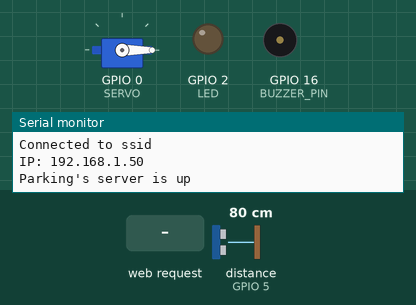
Recording of a sketch running on a simulated ESP8266 (NodeMCU). On the bench: servo, output pins drawn as LEDs (lit = HIGH), buzzer (waves = sounding, pin HIGH), the last lines printed to the serial monitor. The inputs (shaded band) are chosen by the test bench; at power-on: distance to the obstacle (sensor on GPIO 5) 80 cm. The echo pulse lasts 58.3 µs per cm; WiFi joins after 1.5 s; servers stay silent unless stated; pins used as bus, display or sensor lines are not drawn.

Above: at 3.7 s.
3.8 s: HTTP request GET /button?state=open received
At 4.05 s:
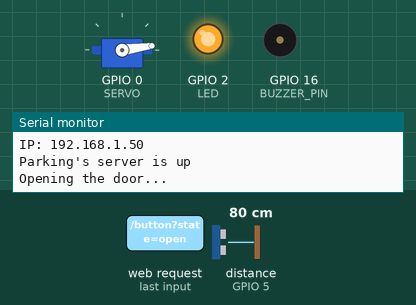
At 4.65 s:
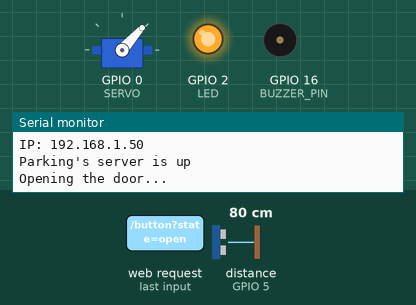
6.8 s: HTTP request GET /button?state=close received
At 6.95 s:
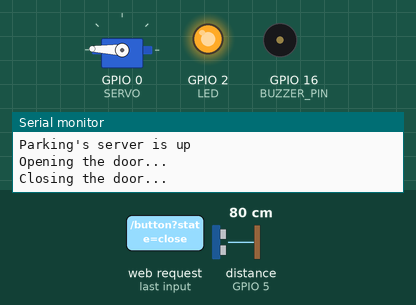
Timing chart, 0 to 12.1 s (numbered marks = the images above; inputs shaded):
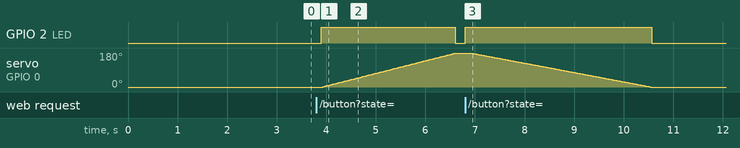

Measured:
- after the input at 3.8 s, GPIO 2 (LED): LOW → HIGH after 0.10 s, → LOW 2.7 s later; servo on GPIO 0 (SERVO): moves from 0° to 179° over 2.7 s, starting after 0.13 s
- after the input at 6.8 s, GPIO 2 (LED): LOW → HIGH at once, → LOW 3.8 s later

The sketch:

10._Parkingdoor.ino
```cpp
#include "ESP8266WiFi.h"
#include "ESP8266WebServer.h"
#include "webpage.h"
#include <Servo.h>

#define LED 2 // D4
#define SERVO 0 // D3
#define TRIGGER_PIN 4 // D2
#define ECHO_PIN 5 // D1
#define BUZZER_PIN 16 // D0

#define SOUND_VELOCITY 0.034
bool flag = true;

ESP8266WebServer server(80);
const String DOOR_IS_CLOSED = "DOOR_IS_CLOSED";
const String DOOR_IS_OPEN = "DOOR_IS_OPEN";
const String OPENING_DOOR = "OPENING_DOOR";
const String CLOSING_DOOR = "CLOSING_DOOR";
const String OBJECT_DETECTED = "OBJECT_DETECTED";

const char *ssid = "ssid";
const char *password = "password";
bool is_connected = false;
String doorState = DOOR_IS_CLOSED;
String command = "wait";
int open_time = 0;
String alert_text = "";
int alert_time = 0;
int pos = 0;
bool is_object_detected;
Servo myservo;

void webpage() {
  server.send(200, "text/html", webpage_html);
}

void button() {
  server.send(200, "text/plain", "state");
  command = server.arg("state");
}

void handle_NotFound() {
  server.send(404, "text/plain", "Not found");
}

void alert() {
  server.send(200, "text/plain", alert_text);
}

void setup() {
  Serial.begin(9600);
  delay(500);
  pinMode(LED, OUTPUT);
  myservo.attach(SERVO);
  myservo.write(0);
  pinMode (TRIGGER_PIN, OUTPUT);  //ultrasonic sensor output pin
  pinMode (ECHO_PIN, INPUT); //ultrasonic sensor input pin
  pinMode(BUZZER_PIN, OUTPUT);

  WiFi.begin(ssid, password);
  while (WiFi.status() != WL_CONNECTED) {
    Serial.print(".");
    delay(1000);
  }

  Serial.println();
  if (WiFi.status() == WL_CONNECTED) {
    Serial.print("Connected to ");
    Serial.println(ssid);
    Serial.print("IP: ");
    Serial.println(WiFi.localIP());
    is_connected = true;
  }

  if (is_connected) {
    server.on("/", webpage);
    server.on("/button", button);
    server.on("/alert", alert);
    server.onNotFound(handle_NotFound);
    server.begin();
    Serial.println("Parking's server is up");
  } else {
    Serial.println("Connection failed");
  }
}

float get_distance_in_cm() {
  long duration;
  // Clears the TRIGGER_PIN
  digitalWrite(TRIGGER_PIN, LOW);
  delayMicroseconds(2);
  // Sets the TRIGGER_PIN on HIGH state for 10 micro seconds
  digitalWrite(TRIGGER_PIN, HIGH);
  delayMicroseconds(10);
  digitalWrite(TRIGGER_PIN, LOW);
  // Reads the ECHO_PIN, returns the sound wave travel time in microseconds
  duration = pulseIn(ECHO_PIN, HIGH);
  // return the distance
  return duration * SOUND_VELOCITY / 2;
}

void open_door() {
  digitalWrite(LED, HIGH);
  while (pos < 180) {
    myservo.write(pos);
    delay(15);
    pos += 1;
  }
  open_time = millis();
  digitalWrite(LED, LOW);
  doorState = DOOR_IS_OPEN;
  alert_text = DOOR_IS_OPEN;
  command = "wait";
}
void close_door() {
  digitalWrite(LED, HIGH);
  alert_text = CLOSING_DOOR;
  if (flag) {
    flag = false;
    delay(100);
    return;
  }
  flag = true;
  Serial.println("Closing the door...");
  for (pos = 180; pos >= 0; pos -= 1) {
    int dist = get_distance_in_cm();
    if (dist < 10) {
      alert_text = OBJECT_DETECTED;
      return;
    }
    myservo.write(pos);
    delay(15);
  }
  doorState = DOOR_IS_CLOSED;
  alert_text = DOOR_IS_CLOSED;
  command = "wait";
  digitalWrite(LED, LOW);
}


void loop() {
  server.handleClient();
  if (alert_text == OBJECT_DETECTED) {
    if (flag) {
      digitalWrite(BUZZER_PIN, HIGH);
      flag = false;
      delay(500);
      digitalWrite(BUZZER_PIN, LOW);
      return;
    }
    flag = true;
    open_door();
  }
  if (command == "open" ) {
    if (doorState == DOOR_IS_CLOSED) {

      alert_text = OPENING_DOOR;
      if (flag) {
        flag = false;
        delay(100);
        return;
      }
      Serial.println("Opening the door...");
      flag = true;
      open_door();
      return;
    }
  }
  if (command == "close" && doorState == DOOR_IS_OPEN) {
    close_door();
    return;
  }
  if (command == "wait") {
    alert_text = doorState;
    if (doorState == DOOR_IS_OPEN) {
      if (millis() - open_time >= 20000) {
        close_door();
      }
    }
  }
}
```

webpage.h
```cpp
const char webpage_html[] PROGMEM = R"rawliteral(
<!DOCTYPE HTML><html lang="en">
 <head>
    <meta charset="utf-8">
    <meta name="viewport" content="width=device-width, initial-scale=1">
    <link href="https://cdn.jsdelivr.net/npm/bootstrap@5.1.3/dist/css/bootstrap.min.css" rel="stylesheet" integrity="sha384-1BmE4kWBq78iYhFldvKuhfTAU6auU8tT94WrHftjDbrCEXSU1oBoqyl2QvZ6jIW3" crossorigin="anonymous">
    <title>Parking Door</title>
    <style>
        body {
            width: 100vw;
            height: 100vh;
            display: flex;
            justify-content: center;
            align-items: center;
        }
        section {
          width: 350px;
        }
        @media screen and (max-width: 450px) {
            section {
                max-width: 90vw;
            }
        }
    </style>
  </head>
<body>
  <section>
    <h1 class="display-3 text-center mb-3">Parking Door</h1>
    <hr>
    <div class="container mb-3">
        <div class="row justify-content-between">
            <button class="btn btn-success col-5" onclick="processButton(event)" id="open">OPEN</button>
            <button class="btn btn-danger col-5" onclick="processButton(event)" id="close">CLOSE</button>
        </div>
    </div>

    <div id="status-container" class="alert alert-light text-center">
          <p id="status"></p>
    </div>
  </section>
</body>
<script>
const resonseInfo = {
  DOOR_IS_CLOSED: {
      message: 'Door is Closed.',
      type: 'info'
  },
  DOOR_IS_OPEN: {
      message: 'Door is Open.',
      type: 'info '
  },
  OPENING_DOOR: {
      message: 'Opening the Door...',
      type: 'warning '
  },
  CLOSING_DOOR: {
      message: 'Closing the Door...',
      type: 'warning'
  },
  OBJECT_DETECTED: {
      message: 'An object was detected! Re-Opning the door...',
      type: 'danger'
  },
}
function processButton(e){
  var target = e.target || window.target;
  console.log("sending request", target);
  let buttonState = target.id;
  var xhttp = new XMLHttpRequest();

  xhttp.open("GET", "button?state="+buttonState, false);
  xhttp.send();
}

setInterval(() => {
  var xhttp = new XMLHttpRequest();
  xhttp.onreadystatechange = function() {
    if (this.status == 200) {
      var response = xhttp.responseText;
      document.getElementById("status").innerHTML = resonseInfo[response]?.message || 'Something went wrong! Please try again';
      document.getElementById("status-container").className = `alert alert-${resonseInfo[response]?.type || 'danger'} text-center`;
    }
  };
  xhttp.open("GET", "alert");
  xhttp.send();
}, 200);
</script>
<script src="https://cdn.jsdelivr.net/npm/bootstrap@5.1.3/dist/js/bootstrap.bundle.min.js" integrity="sha384-ka7Sk0Gln4gmtz2MlQnikT1wXgYsOg+OMhuP+IlRH9sENBO0LRn5q+8nbTov4+1p" crossorigin="anonymous"></script>

</html>
)rawliteral";
```
